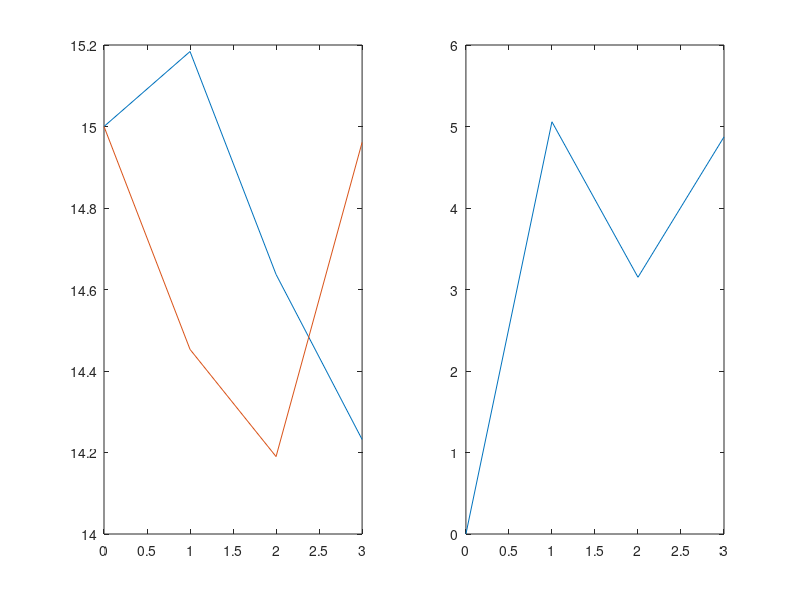
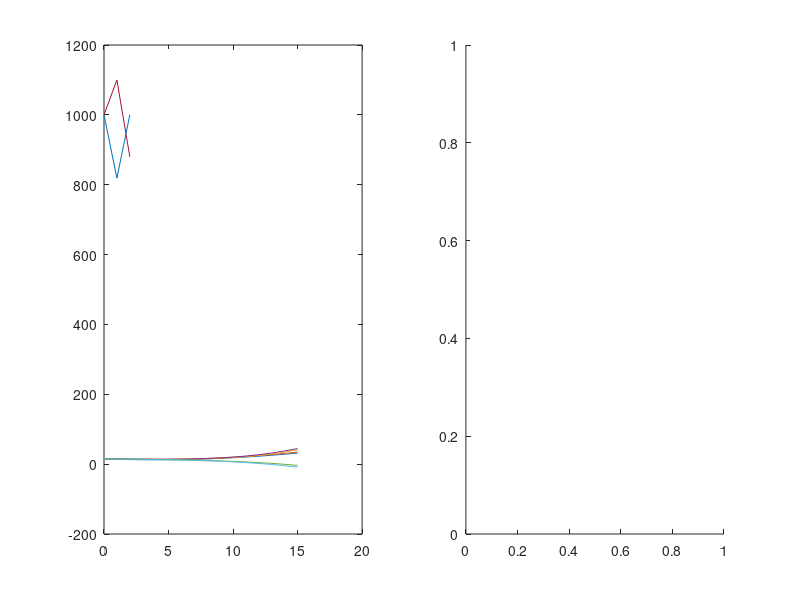

Source code (MATLAB) for these figures, in order: (Note: this script raises an error after producing the figures.)
% Question: from practical 6 find numerical solution and compare the errors
% Q1: for demand and supply as constant

h=1;
x=0:3;
y=zeros(size(x));
y(1)=15;
n=numel(y);
d=[1065.4,991.8,971.3,999.2];
s=[1047,1046.5,1011.8,1000.5];
k=0.01;
exact=y(1)+k*((d-s).*x);
for i=1:3
    f(i)=k*(d(i)-s(i));
    y(i+1)=y(i)+h*f(i);
    e(i)=100*(abs(exact(i)-y(i))/exact(i));
    e(n)=100*(abs(exact(n)-y(n))/exact(n));
end
subplot(1,2,1)
plot(x,y)
hold on
plot(x,exact)
subplot(1,2,2)
plot(x,e)

% Q2: for demand and supply as function of time

t=0:15;
y=zeros(size(t));
y(1)=15;
n=numel(y);
g0=922.9-1032;
g1=27.68+3.957;
exact=y(1)+k*(g1*(t.^2/2)+g0*t);
for i=1:n-1
    f(i)=k*(g0+g1*t(i));
    y(i+1)=y(i)+h*f(i);
    e(i)=100*(abs(exact(i)-y(i))/exact(i));
    e(n)=100*(abs(exact(n)-y(n))/exact(n));
end
figure
subplot(1,2,1)
plot(t,y)
hold on
plot(t,exact)
subplot(1,2,2)
plot(t,e)

% Q3: for demand and supply as function of time(polynomial)

h2=6.853-2.071;
h1=-47.703+26.74;
h0=1073.673-1077.1;
exact=y(1)+k*(h2*(t.^3/3)+h1*(t.^2/2)+h0*t);
for i=1:n-1
    f(i)=k*(h0+h1*t(i)+h2*t(i)^2);
    y(i+1)=y(i)+h*f(i);
    e(i)=100*(abs(exact(i)-y(i))/exact(i));
    e(n)=100*(abs(exact(n)-y(n))/exact(n));
end
subplot(1,2,1)
plot(t,y)
hold on
plot(t,exact)
subplot(1,2,2)
plot(t,e)

% Q4: now for d and s are function of price (linear)

g0=736.4-1040;
g1=16.76+1.485;
exact=(((g0+g1*y(1)).*exp(k*g1*t))-g0)/g1;
n=numel(y);
for i=1:n-1
    f(i)=k*(g0+g1*y(i));
    y(i+1)=y(i)+h*f(i);
    e(i)=100*(abs(exact(i)-y(i))/exact(i));
    e(n)=100*(abs(exact(n)-y(n))/exact(n));
end
subplot(1,2,1)
plot(t,y)
hold on
plot(t,exact)
subplot(1,2,2)
plot(t,e)

% Q5: d and s are polynomial function of price

g0=55513.787+3845.1389;
g1=-10158.3336+979.6366;
g2=696.3364+72.1238;
g3=-20.8186-2.2970;
g4=0.2295+0.0267;
% Demand equation : y = 0.2295x^4 - 20.8186x^3 + 696.3364x^2 - 10158.3336x + 55513.787
% Supply equation : y = -0.0267x^4 + 2.2970x^3 - 72.1238x^2 + 979.6366x - 3845.1389
for i=1:n-1
    f(i)=k*(g0+g1*y(i)+g2*y(i)^2+g3*y(i)^3+g4*y(i)^4);
    y(i+1)=y(i)+h*f(i);
end
plot(t,y)

% Q6: when population depends on birth and death rate and both are positive constat.
h=1;
t=0:2;
y=zeros(size(t));
y(1)=1000;
n=numel(y);
b=[0.4,0.3,0.5];
d=[0.3,0.5,0.5];
exact=y(1)*exp((b-d).*t);
for i=1:2
    f(i)=(b(i)-d(i)).*y(i);
    y(i+1)=y(i)+h*f(i);
    e(i)=100*(abs(exact(i)-y(i))/exact(i));
    e(n)=100*(abs(exact(n)-y(n))/exact(n));
end
subplot(1,2,1)
plot(t,y)
hold on
plot(t,exact)
subplot(1,2,2)
plot(t,e)

% Q7: birth and death rate are function of time : 

t=0:0.00001:1;
h=0.00001;
y=zeros(size(t));
y(1)=87.05;
n=numel(y);
exact=87.05*exp(-0.3623*((t.^2)/2)+21.55*t);
for i=1:n-1
    f(i)=(21.55-0.3623*t(i))*y(i);
    y(i+1)=y(i)+h*f(i);
    e(i)=100*(abs(exact(i)-y(i))/exact(i));
    e(n)=100*(abs(exact(n)-y(n))/exact(n));
end

subplot(1,2,1)
plot(t,y)
y(1:100)
exact(1:100)
hold on
plot(t,exact)
subplot(1,2,2)
plot(t,e)
% a=[32.866382,-0.987768,0.0864,-0.005963,0.000171,0.000002];
% b=[11.4223906,-0.3986533,0.0257024,-0.001359,0.0000374,-0.0000004];
% g=a-b;
% exact=87.05*exp(g(1)*t + g(2)*(t.^2)/2+g(3)*(t.^3)/3+g(4)*(t.^4)/4+g(5)*(t.^5)/5+g(6)*(t.^6)/6);
% 
% for i=1:n-1
%     f(i)=(g(1)+g(2)*t(i)+g(3)*t(i)^2+g(4)*t(i)^3+g(5)*t(i)^4+g(6)*t(i)^5)*y(i);
%     y(i+1)=y(i)+h*f(i);
%     e(i)=100*(abs(exact(i)-y(i))/exact(i));
%     e(n)=100*(abs(exact(n)-y(n))/exact(n));
% end
% subplot(1,2,1)
% plot(t,y)
% y(1:100)
% exact(1:100)
% hold on
% plot(t,exact)
% legend('a','b')
% subplot(1,2,2)
% plot(t,e)

% Q8: when birth and death rate are function of population
alpha0=55.30;
alpha1=-2.713;
beta0=15.57;
beta1=-0.0615;
alpha=alpha0-beta0;
beta=beta1-alpha1;
exact=87.05./((1-(beta*y(1)/alpha)).*exp(-alpha*t)+(beta/alpha)*y(1));
for i=1:n-1
    f(i)=(alpha-beta*y(i))*y(i);
    y(i+1)=y(i)+h*f(i);
    e(i)=100*(abs(exact(i)-y(i))/exact(i));
    e(n)=100*(abs(exact(n)-y(n))/exact(n));
end
subplot(1,2,1)
plot(t,y)
y(1:100)  
exact(1:100)
hold on
plot(t,exact)
subplot(1,2,2)
plot(t,e)
